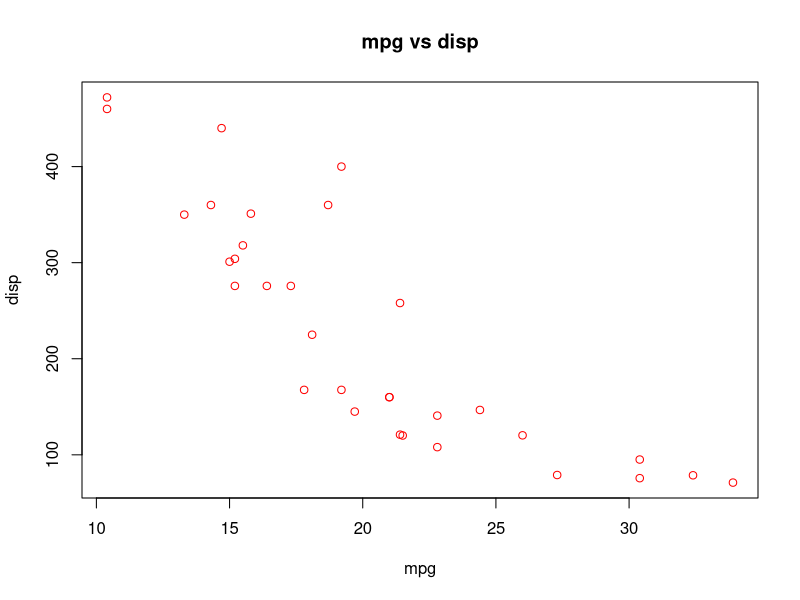
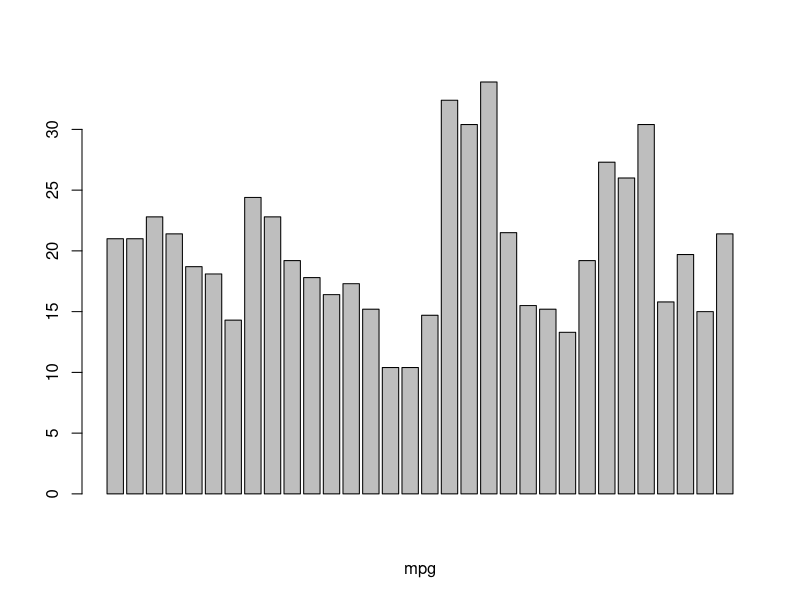
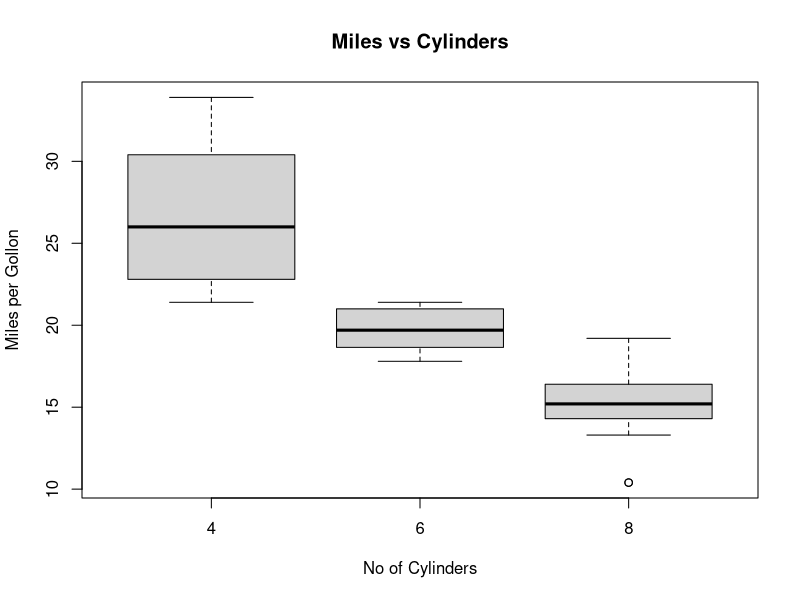
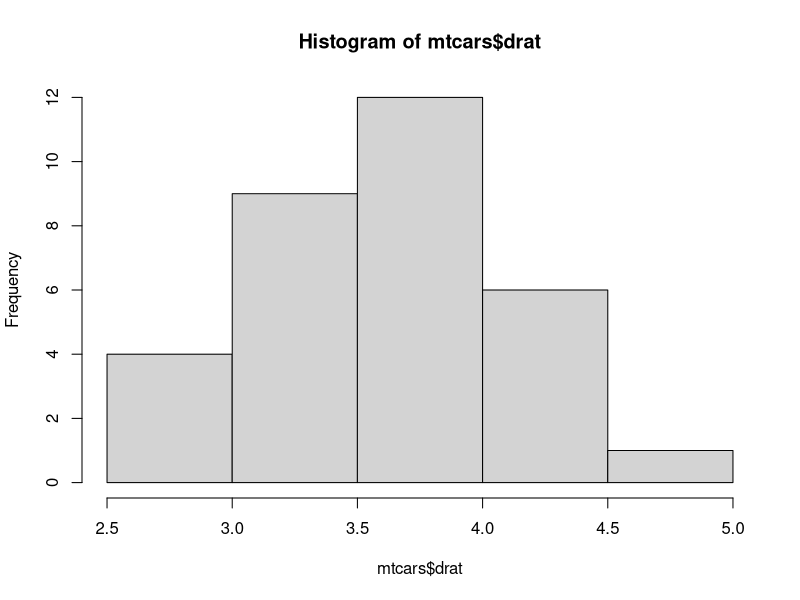

Write R code to recreate these figures, in order.
plot(x=mtcars$mpg,y=mtcars$disp,xlab='mpg',ylab='disp',main='mpg vs disp',col='red')
barplot(mtcars$mpg,type='h',xlab='mpg')
png(file='bar_drat.png')
hist(mtcars$drat)
dev.off()

boxplot(mpg~cyl,data=mtcars,xlab = 'No of Cylinders',ylab = 'Miles per Gollon',main="Miles vs Cylinders")
